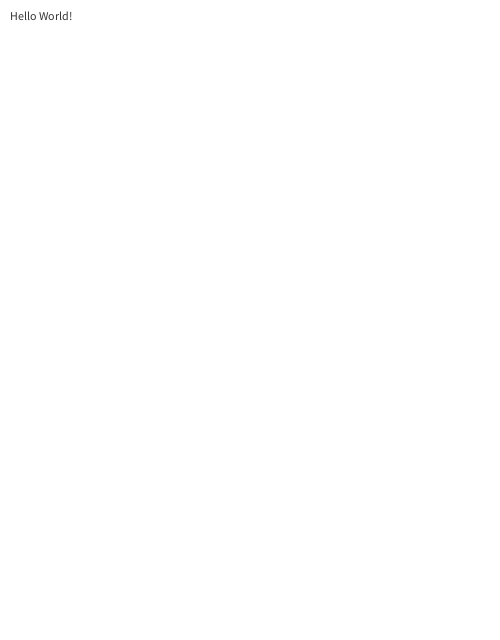
Frame 1 (no input)
Frame 60 (the mouse pressed at the canvas centre just before this capture): identical to frame 1, image omitted
Frame 120 (the mouse held since frame 60 and released just before this capture): identical to frame 1, image omitted

The Processing sketch that drew this single still picture (run headless with seeded random() and noise(); from frame 60 on, the mouse is pressed at the canvas centre):

// Processing sketch: p_libsvm_v8_e0_Build_Your_App
// ── p_libsvm_v8_e0_Build_Your_App.pde
//*********************************************
// LibSVM for Processing (v8)
// Example 0. Build Your App
// Rong-Hao Liang: r.liang@tue.nl
// The Example is based on the original LibSVM library
// LibSVM Website: http://www.csie.ntu.edu.tw/~cjlin/libsvm/
//*********************************************
// A template for building an App involved support vector machine (SVM).

void setup() {
  size(500, 640);
}

void draw() {
  background(255);
  fill(52);
  text("Hello World!",10,20);
}
